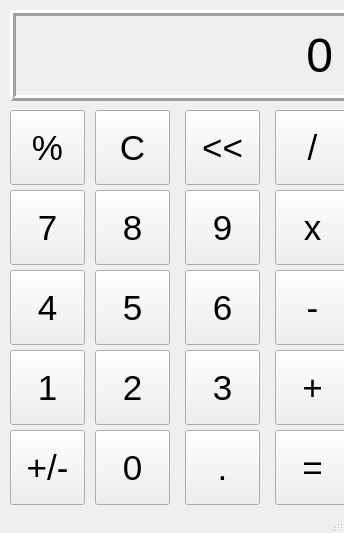
<?xml version="1.0" encoding="UTF-8"?>
<ui version="4.0">
 <class>MainWindow</class>
 <widget class="QMainWindow" name="MainWindow">
  <property name="geometry">
   <rect>
    <x>0</x>
    <y>0</y>
    <width>344</width>
    <height>533</height>
   </rect>
  </property>
  <property name="windowTitle">
   <string>Calculator</string>
  </property>
  <widget class="QWidget" name="centralwidget">
   <widget class="QLabel" name="OutputLabel">
    <property name="geometry">
     <rect>
      <x>10</x>
      <y>10</y>
      <width>341</width>
      <height>91</height>
     </rect>
    </property>
    <property name="font">
     <font>
      <pointsize>36</pointsize>
     </font>
    </property>
    <property name="frameShape">
     <enum>QFrame::Box</enum>
    </property>
    <property name="frameShadow">
     <enum>QFrame::Raised</enum>
    </property>
    <property name="lineWidth">
     <number>3</number>
    </property>
    <property name="text">
     <string notr="true">0</string>
    </property>
    <property name="alignment">
     <set>Qt::AlignRight|Qt::AlignTrailing|Qt::AlignVCenter</set>
    </property>
    <property name="margin">
     <number>10</number>
    </property>
   </widget>
   <widget class="QPushButton" name="percentButton">
    <property name="geometry">
     <rect>
      <x>10</x>
      <y>110</y>
      <width>75</width>
      <height>75</height>
     </rect>
    </property>
    <property name="font">
     <font>
      <pointsize>26</pointsize>
     </font>
    </property>
    <property name="text">
     <string>%</string>
    </property>
   </widget>
   <widget class="QPushButton" name="cButton">
    <property name="geometry">
     <rect>
      <x>95</x>
      <y>110</y>
      <width>75</width>
      <height>75</height>
     </rect>
    </property>
    <property name="font">
     <font>
      <pointsize>26</pointsize>
     </font>
    </property>
    <property name="text">
     <string>C</string>
    </property>
   </widget>
   <widget class="QPushButton" name="arrowButton">
    <property name="geometry">
     <rect>
      <x>185</x>
      <y>110</y>
      <width>75</width>
      <height>75</height>
     </rect>
    </property>
    <property name="font">
     <font>
      <pointsize>26</pointsize>
     </font>
    </property>
    <property name="text">
     <string>&lt;&lt;</string>
    </property>
   </widget>
   <widget class="QPushButton" name="divideButton">
    <property name="geometry">
     <rect>
      <x>275</x>
      <y>110</y>
      <width>75</width>
      <height>75</height>
     </rect>
    </property>
    <property name="font">
     <font>
      <pointsize>26</pointsize>
     </font>
    </property>
    <property name="text">
     <string>/</string>
    </property>
   </widget>
   <widget class="QPushButton" name="multiplyButton">
    <property name="geometry">
     <rect>
      <x>275</x>
      <y>190</y>
      <width>75</width>
      <height>75</height>
     </rect>
    </property>
    <property name="font">
     <font>
      <pointsize>26</pointsize>
     </font>
    </property>
    <property name="text">
     <string>x</string>
    </property>
   </widget>
   <widget class="QPushButton" name="sevenButton">
    <property name="geometry">
     <rect>
      <x>10</x>
      <y>190</y>
      <width>75</width>
      <height>75</height>
     </rect>
    </property>
    <property name="font">
     <font>
      <pointsize>26</pointsize>
     </font>
    </property>
    <property name="text">
     <string>7</string>
    </property>
   </widget>
   <widget class="QPushButton" name="eightButton">
    <property name="geometry">
     <rect>
      <x>95</x>
      <y>190</y>
      <width>75</width>
      <height>75</height>
     </rect>
    </property>
    <property name="font">
     <font>
      <pointsize>26</pointsize>
     </font>
    </property>
    <property name="text">
     <string>8</string>
    </property>
   </widget>
   <widget class="QPushButton" name="nineButton">
    <property name="geometry">
     <rect>
      <x>185</x>
      <y>190</y>
      <width>75</width>
      <height>75</height>
     </rect>
    </property>
    <property name="font">
     <font>
      <pointsize>26</pointsize>
     </font>
    </property>
    <property name="text">
     <string>9</string>
    </property>
   </widget>
   <widget class="QPushButton" name="minusButton">
    <property name="geometry">
     <rect>
      <x>275</x>
      <y>270</y>
      <width>75</width>
      <height>75</height>
     </rect>
    </property>
    <property name="font">
     <font>
      <pointsize>26</pointsize>
     </font>
    </property>
    <property name="text">
     <string>-</string>
    </property>
   </widget>
   <widget class="QPushButton" name="fourButton">
    <property name="geometry">
     <rect>
      <x>10</x>
      <y>270</y>
      <width>75</width>
      <height>75</height>
     </rect>
    </property>
    <property name="font">
     <font>
      <pointsize>26</pointsize>
     </font>
    </property>
    <property name="text">
     <string>4</string>
    </property>
   </widget>
   <widget class="QPushButton" name="fiveButton">
    <property name="geometry">
     <rect>
      <x>95</x>
      <y>270</y>
      <width>75</width>
      <height>75</height>
     </rect>
    </property>
    <property name="font">
     <font>
      <pointsize>26</pointsize>
     </font>
    </property>
    <property name="text">
     <string>5</string>
    </property>
   </widget>
   <widget class="QPushButton" name="sixButton">
    <property name="geometry">
     <rect>
      <x>185</x>
      <y>270</y>
      <width>75</width>
      <height>75</height>
     </rect>
    </property>
    <property name="font">
     <font>
      <pointsize>26</pointsize>
     </font>
    </property>
    <property name="text">
     <string>6</string>
    </property>
   </widget>
   <widget class="QPushButton" name="addButton">
    <property name="geometry">
     <rect>
      <x>275</x>
      <y>350</y>
      <width>75</width>
      <height>75</height>
     </rect>
    </property>
    <property name="font">
     <font>
      <pointsize>26</pointsize>
     </font>
    </property>
    <property name="text">
     <string>+</string>
    </property>
   </widget>
   <widget class="QPushButton" name="oneButton">
    <property name="geometry">
     <rect>
      <x>10</x>
      <y>350</y>
      <width>75</width>
      <height>75</height>
     </rect>
    </property>
    <property name="font">
     <font>
      <pointsize>26</pointsize>
     </font>
    </property>
    <property name="text">
     <string>1</string>
    </property>
   </widget>
   <widget class="QPushButton" name="twoButton">
    <property name="geometry">
     <rect>
      <x>95</x>
      <y>350</y>
      <width>75</width>
      <height>75</height>
     </rect>
    </property>
    <property name="font">
     <font>
      <pointsize>26</pointsize>
     </font>
    </property>
    <property name="text">
     <string>2</string>
    </property>
   </widget>
   <widget class="QPushButton" name="threeButton">
    <property name="geometry">
     <rect>
      <x>185</x>
      <y>350</y>
      <width>75</width>
      <height>75</height>
     </rect>
    </property>
    <property name="font">
     <font>
      <pointsize>26</pointsize>
     </font>
    </property>
    <property name="text">
     <string>3</string>
    </property>
   </widget>
   <widget class="QPushButton" name="plusminusButton">
    <property name="geometry">
     <rect>
      <x>10</x>
      <y>430</y>
      <width>75</width>
      <height>75</height>
     </rect>
    </property>
    <property name="font">
     <font>
      <pointsize>26</pointsize>
     </font>
    </property>
    <property name="text">
     <string>+/-</string>
    </property>
   </widget>
   <widget class="QPushButton" name="decimalButton">
    <property name="geometry">
     <rect>
      <x>185</x>
      <y>430</y>
      <width>75</width>
      <height>75</height>
     </rect>
    </property>
    <property name="font">
     <font>
      <pointsize>26</pointsize>
     </font>
    </property>
    <property name="text">
     <string>.</string>
    </property>
   </widget>
   <widget class="QPushButton" name="zeroButton">
    <property name="geometry">
     <rect>
      <x>95</x>
      <y>430</y>
      <width>75</width>
      <height>75</height>
     </rect>
    </property>
    <property name="font">
     <font>
      <pointsize>26</pointsize>
     </font>
    </property>
    <property name="text">
     <string>0</string>
    </property>
   </widget>
   <widget class="QPushButton" name="equalButton">
    <property name="geometry">
     <rect>
      <x>275</x>
      <y>430</y>
      <width>75</width>
      <height>75</height>
     </rect>
    </property>
    <property name="font">
     <font>
      <pointsize>26</pointsize>
     </font>
    </property>
    <property name="text">
     <string>=</string>
    </property>
   </widget>
  </widget>
  <widget class="QMenuBar" name="menubar">
   <property name="geometry">
    <rect>
     <x>0</x>
     <y>0</y>
     <width>344</width>
     <height>22</height>
    </rect>
   </property>
  </widget>
  <widget class="QStatusBar" name="statusbar"/>
 </widget>
 <resources/>
 <connections/>
</ui>
